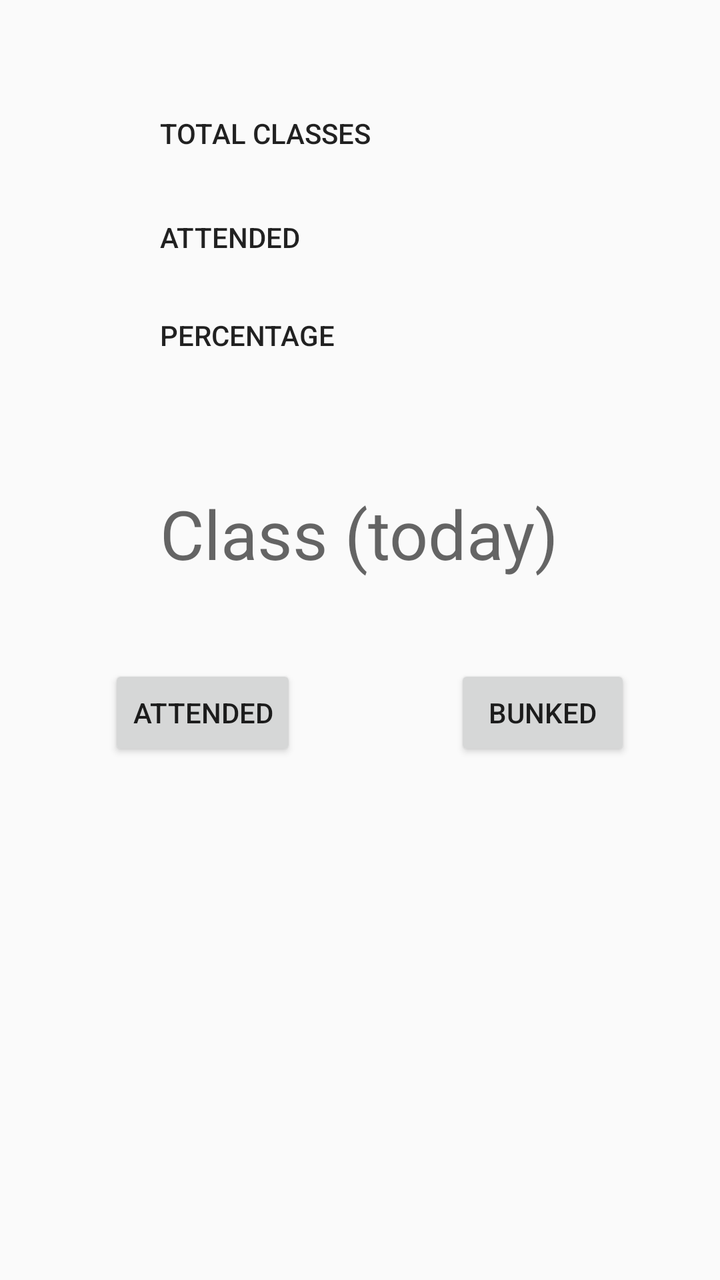
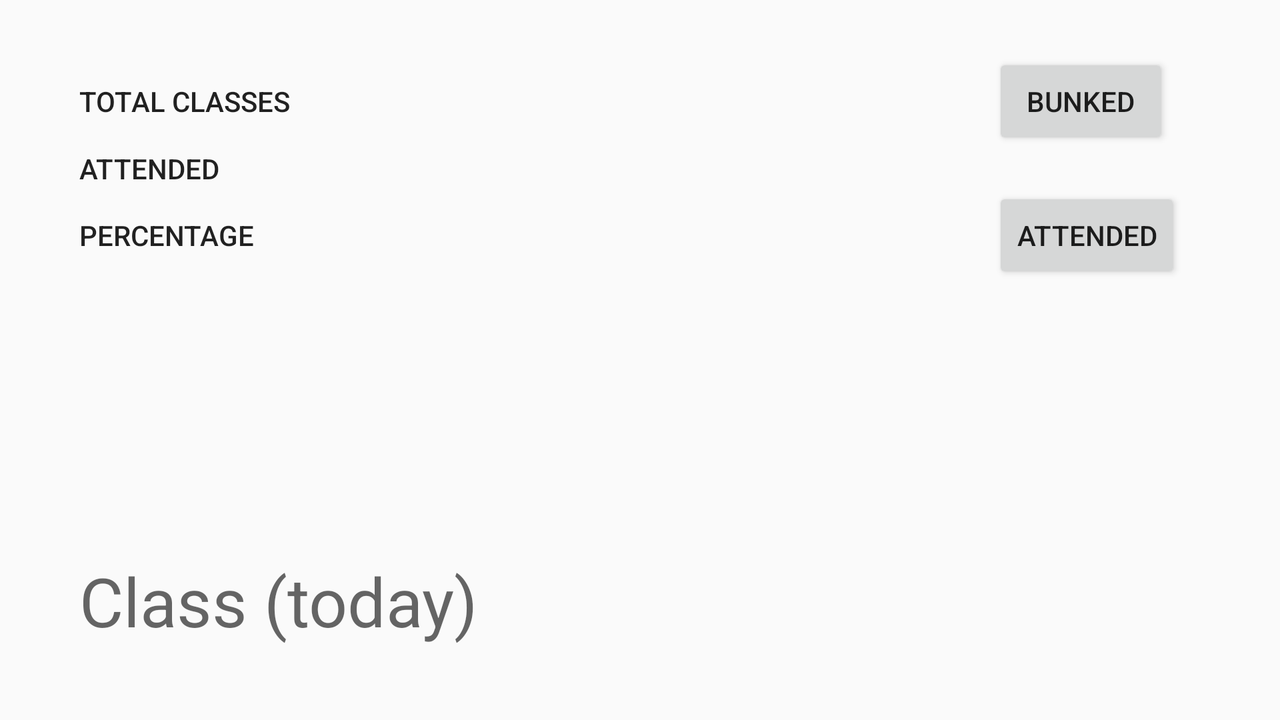

An Android layout and its configuration variant, each rendered on a device that would load it. The default file and the variant file are quoted in full after the pictures.
<!-- AndroidManifest.xml: application theme AppTheme -->
<!-- res/layout/activity_subject.xml -->
<?xml version="1.0" encoding="utf-8"?>
<RelativeLayout xmlns:android="http://schemas.android.com/apk/res/android"
    xmlns:tools="http://schemas.android.com/tools"
    android:id="@+id/activity_subject"
    android:layout_width="match_parent"
    android:layout_height="match_parent"
    android:paddingBottom="@dimen/activity_vertical_margin"
    android:paddingLeft="@dimen/activity_horizontal_margin"
    android:paddingRight="@dimen/activity_horizontal_margin"
    android:paddingTop="@dimen/activity_vertical_margin"
    tools:context="com.example.darshaun.bunkmate.subject">

    <TextView
        android:layout_width="wrap_content"
        android:layout_height="wrap_content"
        android:id="@+id/textView13"
        android:textAppearance="@style/TextAppearance.AppCompat.Button"
        android:layout_alignBaseline="@+id/textView12"
        android:layout_alignBottom="@+id/textView12"
        android:layout_alignLeft="@+id/textView11"
        android:layout_alignStart="@+id/textView11" />

    <TextView
        android:layout_width="wrap_content"
        android:layout_height="wrap_content"
        android:id="@+id/textView15"
        android:layout_alignBaseline="@+id/textView14"
        android:layout_alignBottom="@+id/textView14"
        android:layout_alignLeft="@+id/textView13"
        android:layout_alignStart="@+id/textView13"
        android:textAppearance="@style/TextAppearance.AppCompat.Button" />

    <TextView
        android:text="Percentage"
        android:layout_width="wrap_content"
        android:layout_height="wrap_content"
        android:id="@+id/textView14"
        android:textAppearance="@style/TextAppearance.AppCompat.Button"
        android:layout_below="@+id/textView12"
        android:layout_alignLeft="@+id/textView12"
        android:layout_alignStart="@+id/textView12"
        android:layout_marginTop="30dp"
        android:layout_alignRight="@+id/textView10"
        android:layout_alignEnd="@+id/textView10" />

    <TextView
        android:text="Attended"
        android:layout_width="wrap_content"
        android:layout_height="wrap_content"
        android:layout_marginTop="33dp"
        android:id="@+id/textView12"
        android:textAppearance="@style/TextAppearance.AppCompat.Button"
        android:layout_below="@+id/textView10"
        android:layout_alignLeft="@+id/textView10"
        android:layout_alignStart="@+id/textView10"
        android:layout_alignRight="@+id/textView10"
        android:layout_alignEnd="@+id/textView10" />

    <Button
        android:text="Bunked"
        android:layout_width="wrap_content"
        android:layout_height="wrap_content"
        android:layout_alignTop="@+id/button7"
        android:layout_alignParentRight="true"
        android:layout_alignParentEnd="true"
        android:layout_marginRight="45dp"
        android:layout_marginEnd="45dp"
        android:id="@+id/button8"
        android:onClick="bunks"/>

    <TextView
        android:layout_width="wrap_content"
        android:layout_height="wrap_content"
        android:id="@+id/textView11"
        android:textAppearance="@style/TextAppearance.AppCompat.Button"
        android:layout_alignBaseline="@+id/textView10"
        android:layout_alignBottom="@+id/textView10"
        android:layout_alignRight="@+id/textView"
        android:layout_alignEnd="@+id/textView" />

    <TextView
        android:text="Total Classes"
        android:layout_width="wrap_content"
        android:layout_height="wrap_content"
        android:layout_marginTop="57dp"
        android:id="@+id/textView10"
        android:textAppearance="@style/TextAppearance.AppCompat.Button"
        android:layout_alignParentTop="true"
        android:layout_alignLeft="@+id/textView"
        android:layout_alignStart="@+id/textView" />

    <TextView
        android:text="Class (today)"
        android:layout_width="wrap_content"
        android:layout_height="wrap_content"
        android:layout_marginTop="67dp"
        android:id="@+id/textView"
        android:textAppearance="@style/TextAppearance.AppCompat.Display1"
        android:layout_below="@+id/textView15"
        android:layout_centerHorizontal="true" />

    <Button
        android:text="Attended"
        android:layout_width="wrap_content"
        android:layout_height="wrap_content"
        android:layout_marginTop="43dp"
        android:id="@+id/button7"
        android:onClick="attends"
        android:layout_marginRight="37dp"
        android:layout_marginEnd="37dp"
        android:layout_below="@+id/textView"
        android:layout_alignRight="@+id/textView14"
        android:layout_alignEnd="@+id/textView14" />

    <TextView
        android:layout_width="wrap_content"
        android:layout_height="wrap_content"
        android:layout_marginBottom="44dp"
        android:id="@+id/textView4"
        android:textAppearance="@style/TextAppearance.AppCompat.Button"
        android:layout_alignParentBottom="true"
        android:layout_centerHorizontal="true"
        android:textSize="20sp" />

</RelativeLayout>
<!-- resources referenced by this layout -->
<resources>
  <style name="AppTheme" parent="Theme.AppCompat.Light.DarkActionBar">
          
          <item name="colorPrimary">@color/colorPrimary</item>
          <item name="colorPrimaryDark">@color/colorPrimaryDark</item>
          <item name="colorAccent">@color/colorAccent</item>
          <item name="android:navigationBarColor">@color/colorPrimaryDark</item>
          <item name="android:statusBarColor">@color/colorPrimaryDark</item>
      </style>
  <color name="colorPrimary">#263237</color>
  <color name="colorPrimaryDark">#1e282d</color>
  <color name="colorAccent">#1e282d</color>
</resources>
<!-- res/layout-land/activity_subject.xml (the repository's variant of the layout above) -->
<!-- drawn on the phone turned sideways -->
<?xml version="1.0" encoding="utf-8"?>
<RelativeLayout xmlns:android="http://schemas.android.com/apk/res/android"
    xmlns:tools="http://schemas.android.com/tools"
    android:id="@+id/activity_subject"
    android:layout_width="match_parent"
    android:layout_height="match_parent"
    android:paddingBottom="@dimen/activity_vertical_margin"
    android:paddingLeft="@dimen/activity_horizontal_margin"
    android:paddingRight="@dimen/activity_horizontal_margin"
    android:paddingTop="@dimen/activity_vertical_margin"
    tools:context="com.example.darshaun.bunkmate.subject">

    <Button
        android:text="Bunked"
        android:layout_width="wrap_content"
        android:layout_height="wrap_content"
        android:layout_marginRight="45dp"
        android:id="@+id/button8"
        android:onClick="bunks"
        android:layout_marginEnd="56dp"
        android:layout_above="@+id/textView13"
        android:layout_alignParentEnd="true" />

    <Button
        android:text="Attended"
        android:layout_width="wrap_content"
        android:layout_height="wrap_content"
        android:id="@+id/button7"
        android:onClick="attends"
        android:layout_marginRight="37dp"
        android:layout_alignBaseline="@+id/textView15"
        android:layout_alignBottom="@+id/textView15"
        android:layout_alignStart="@+id/button8" />

    <TextView
        android:text="Attended"
        android:layout_width="wrap_content"
        android:layout_height="wrap_content"
        android:id="@+id/textView12"
        android:textAppearance="@style/TextAppearance.AppCompat.Button"
        android:layout_above="@+id/button7"
        android:layout_alignStart="@+id/textView10" />

    <TextView
        android:text="Total Classes"
        android:layout_width="wrap_content"
        android:layout_height="wrap_content"
        android:layout_marginTop="41dp"
        android:id="@+id/textView10"
        android:textAppearance="@style/TextAppearance.AppCompat.Button"
        android:layout_marginStart="40dp"
        android:layout_alignParentTop="true"
        android:layout_alignParentStart="true" />

    <TextView
        android:text="Percentage"
        android:layout_width="wrap_content"
        android:layout_height="wrap_content"
        android:id="@+id/textView14"
        android:textAppearance="@style/TextAppearance.AppCompat.Button"
        android:layout_marginTop="48dp"
        android:layout_below="@+id/textView10"
        android:layout_alignStart="@+id/textView12" />

    <TextView
        android:layout_width="wrap_content"
        android:layout_height="wrap_content"
        android:id="@+id/textView11"
        android:textAppearance="@style/TextAppearance.AppCompat.Button"
        android:layout_marginEnd="38dp"
        android:layout_alignBaseline="@+id/textView10"
        android:layout_alignBottom="@+id/textView10"
        android:layout_alignEnd="@+id/textView" />

    <TextView
        android:text="Class (today)"
        android:layout_width="wrap_content"
        android:layout_height="wrap_content"
        android:id="@+id/textView"
        android:textAppearance="@style/TextAppearance.AppCompat.Display1"
        android:layout_marginBottom="37dp"
        android:layout_alignParentBottom="true"
        android:layout_alignStart="@+id/textView14" />

    <TextView
        android:layout_width="wrap_content"
        android:layout_height="wrap_content"
        android:id="@+id/textView4"
        android:textAppearance="@style/TextAppearance.AppCompat.Button"
        android:textSize="20sp"
        android:layout_alignBaseline="@+id/textView"
        android:layout_alignBottom="@+id/textView"
        android:layout_alignStart="@+id/button7"
        android:layout_marginStart="15dp" />

    <TextView
        android:layout_width="wrap_content"
        android:layout_height="wrap_content"
        android:id="@+id/textView13"
        android:textAppearance="@style/TextAppearance.AppCompat.Button"
        android:layout_alignBaseline="@+id/textView12"
        android:layout_alignBottom="@+id/textView12"
        android:layout_alignStart="@+id/textView11" />

    <TextView
        android:layout_width="wrap_content"
        android:layout_height="wrap_content"
        android:id="@+id/textView15"
        android:textAppearance="@style/TextAppearance.AppCompat.Button"
        android:layout_alignBaseline="@+id/textView14"
        android:layout_alignBottom="@+id/textView14"
        android:layout_alignStart="@+id/textView13" />

</RelativeLayout>
